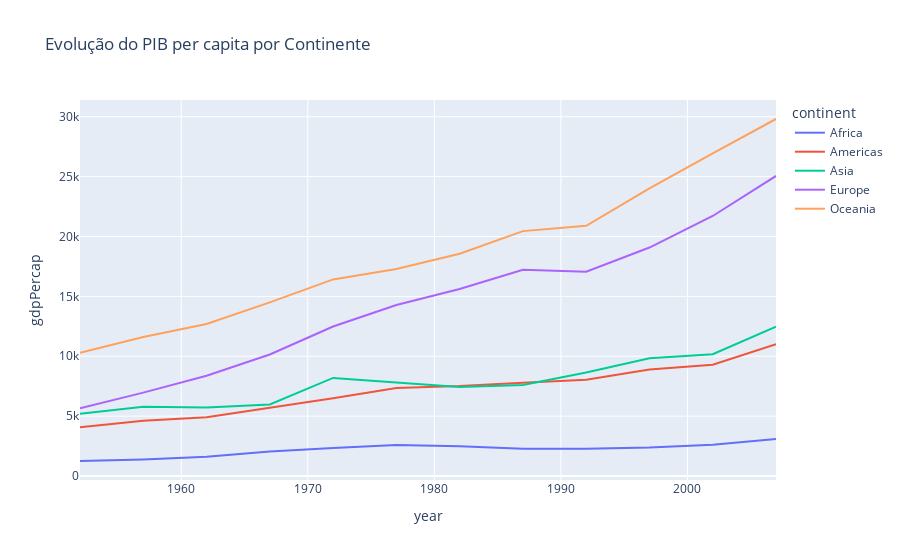

Notebook source saved alongside this figure:
### Markdown cell above
### Gráfico Sobre a Evoluçãp do PIB per capita por Continente

### Code cell
df_evolucao_pib = df.groupby(['year', 'continent'])['gdpPercap'].mean().reset_index()
fig = px.line(df_evolucao_pib, x='year', y='gdpPercap', color='continent', title='Evolução do PIB per capita por Continente')
fig.show()

### Figure 1 — Plotly figure (JSON) as saved in the notebook; plotly's stock layout.template omitted (floating-point values rounded to 4 significant figures)
{"data": [{"hovertemplate": "continent=Africa<br>year=%{x}<br>gdpPercap=%{y}<extra></extra>", "legendgroup": "Africa", "line": {"color": "#636efa", "dash": "solid"}, "marker": {"symbol": "circle"}, "mode": "lines", "name": "Africa", "orientation": "v", "showlegend": true, "type": "scatter", "x": [1952, 1957, 1962, 1967, 1972, 1977, 1982, 1987, 1992, 1997, 2002, 2007], "xaxis": "x", "y": [1253.0, 1385.0, 1598.0, 2050.0, 2340.0, 2586.0, 2482.0, 2283.0, 2282.0, 2379.0, 2599.0, 3089.0], "yaxis": "y"}, {"hovertemplate": "continent=Americas<br>year=%{x}<br>gdpPercap=%{y}<extra></extra>", "legendgroup": "Americas", "line": {"color": "#EF553B", "dash": "solid"}, "marker": {"symbol": "circle"}, "mode": "lines", "name": "Americas", "orientation": "v", "showlegend": true, "type": "scatter", "x": [1952, 1957, 1962, 1967, 1972, 1977, 1982, 1987, 1992, 1997, 2002, 2007], "xaxis": "x", "y": [4079.0, 4616.0, 4902.0, 5668.0, 6491.0, 7352.0, 7507.0, 7793.0, 8045.0, 8889.0, 9288.0, 11000.0], "yaxis": "y"}, {"hovertemplate": "continent=Asia<br>year=%{x}<br>gdpPercap=%{y}<extra></extra>", "legendgroup": "Asia", "line": {"color": "#00cc96", "dash": "solid"}, "marker": {"symbol": "circle"}, "mode": "lines", "name": "Asia", "orientation": "v", "showlegend": true, "type": "scatter", "x": [1952, 1957, 1962, 1967, 1972, 1977, 1982, 1987, 1992, 1997, 2002, 2007], "xaxis": "x", "y": [5195.0, 5788.0, 5729.0, 5971.0, 8187.0, 7791.0, 7434.0, 7608.0, 8640.0, 9834.0, 10170.0, 12470.0], "yaxis": "y"}, {"hovertemplate": "continent=Europe<br>year=%{x}<br>gdpPercap=%{y}<extra></extra>", "legendgroup": "Europe", "line": {"color": "#ab63fa", "dash": "solid"}, "marker": {"symbol": "circle"}, "mode": "lines", "name": "Europe", "orientation": "v", "showlegend": true, "type": "scatter", "x": [1952, 1957, 1962, 1967, 1972, 1977, 1982, 1987, 1992, 1997, 2002, 2007], "xaxis": "x", "y": [5661.0, 6963.0, 8365.0, 10140.0, 12480.0, 14280.0, 15620.0, 17210.0, 17060.0, 19080.0, 21710.0, 25050.0], "yaxis": "y"}, {"hovertemplate": "continent=Oceania<br>year=%{x}<br>gdpPercap=%{y}<extra></extra>", "legendgroup": "Oceania", "line": {"color": "#FFA15A", "dash": "solid"}, "marker": {"symbol": "circle"}, "mode": "lines", "name": "Oceania", "orientation": "v", "showlegend": true, "type": "scatter", "x": [1952, 1957, 1962, 1967, 1972, 1977, 1982, 1987, 1992, 1997, 2002, 2007], "xaxis": "x", "y": [10300.0, 11600.0, 12700.0, 14500.0, 16420.0, 17280.0, 18550.0, 20450.0, 20890.0, 24020.0, 26940.0, 29810.0], "yaxis": "y"}], "layout": {"legend": {"title": {"text": "continent"}, "tracegroupgap": 0}, "title": {"text": "Evolução do PIB per capita por Continente"}, "xaxis": {"anchor": "y", "domain": [0, 1], "title": {"text": "year"}}, "yaxis": {"anchor": "x", "domain": [0, 1], "title": {"text": "gdpPercap"}}}}
